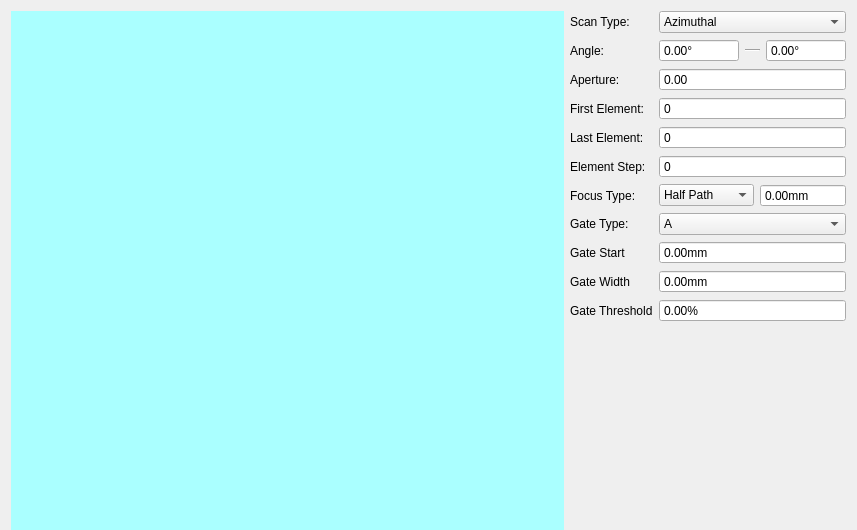
<?xml version="1.0" encoding="UTF-8"?>
<ui version="4.0">
 <class>FocallawWidget</class>
 <widget class="QWidget" name="FocallawWidget">
  <property name="geometry">
   <rect>
    <x>0</x>
    <y>0</y>
    <width>857</width>
    <height>530</height>
   </rect>
  </property>
  <property name="sizePolicy">
   <sizepolicy hsizetype="Preferred" vsizetype="Expanding">
    <horstretch>0</horstretch>
    <verstretch>0</verstretch>
   </sizepolicy>
  </property>
  <property name="windowTitle">
   <string>Form</string>
  </property>
  <layout class="QHBoxLayout" name="horizontalLayout_3" stretch="2,1">
   <property name="bottomMargin">
    <number>0</number>
   </property>
   <item>
    <widget class="QWidget" name="showWidget" native="true">
     <property name="styleSheet">
      <string notr="true">background-color: rgb(170, 255, 255);</string>
     </property>
    </widget>
   </item>
   <item>
    <layout class="QFormLayout" name="formLayout">
     <item row="6" column="0">
      <widget class="QLabel" name="focusTypeLabel">
       <property name="sizePolicy">
        <sizepolicy hsizetype="Expanding" vsizetype="Preferred">
         <horstretch>0</horstretch>
         <verstretch>0</verstretch>
        </sizepolicy>
       </property>
       <property name="text">
        <string>Focus Type:</string>
       </property>
      </widget>
     </item>
     <item row="6" column="1">
      <layout class="QHBoxLayout" name="horizontalLayout">
       <item>
        <widget class="QComboBox" name="focusTypeComboBox">
         <property name="sizePolicy">
          <sizepolicy hsizetype="Expanding" vsizetype="Fixed">
           <horstretch>0</horstretch>
           <verstretch>0</verstretch>
          </sizepolicy>
         </property>
         <item>
          <property name="text">
           <string>Half Path</string>
          </property>
         </item>
         <item>
          <property name="text">
           <string>True Depth</string>
          </property>
         </item>
         <item>
          <property name="text">
           <string>Projection</string>
          </property>
         </item>
         <item>
          <property name="text">
           <string>Focal Plane</string>
          </property>
         </item>
        </widget>
       </item>
       <item>
        <widget class="QDoubleSpinBox" name="foucValueDoubleSpinBox">
         <property name="sizePolicy">
          <sizepolicy hsizetype="Expanding" vsizetype="Fixed">
           <horstretch>0</horstretch>
           <verstretch>0</verstretch>
          </sizepolicy>
         </property>
         <property name="buttonSymbols">
          <enum>QAbstractSpinBox::NoButtons</enum>
         </property>
         <property name="suffix">
          <string>mm</string>
         </property>
        </widget>
       </item>
      </layout>
     </item>
     <item row="0" column="0">
      <widget class="QLabel" name="scanTypeLabel">
       <property name="sizePolicy">
        <sizepolicy hsizetype="Expanding" vsizetype="Preferred">
         <horstretch>0</horstretch>
         <verstretch>0</verstretch>
        </sizepolicy>
       </property>
       <property name="text">
        <string>Scan Type:</string>
       </property>
      </widget>
     </item>
     <item row="0" column="1">
      <widget class="QComboBox" name="scanTypeComboBox">
       <property name="sizePolicy">
        <sizepolicy hsizetype="Expanding" vsizetype="Fixed">
         <horstretch>0</horstretch>
         <verstretch>0</verstretch>
        </sizepolicy>
       </property>
       <item>
        <property name="text">
         <string>Azimuthal</string>
        </property>
       </item>
       <item>
        <property name="text">
         <string>Linear</string>
        </property>
       </item>
       <item>
        <property name="text">
         <string>DDF</string>
        </property>
       </item>
      </widget>
     </item>
     <item row="1" column="0">
      <widget class="QLabel" name="angleLabel">
       <property name="sizePolicy">
        <sizepolicy hsizetype="Expanding" vsizetype="Preferred">
         <horstretch>0</horstretch>
         <verstretch>0</verstretch>
        </sizepolicy>
       </property>
       <property name="text">
        <string>Angle:</string>
       </property>
      </widget>
     </item>
     <item row="1" column="1">
      <layout class="QHBoxLayout" name="angleHorizontalLayout" stretch="5,1,5">
       <item>
        <widget class="QDoubleSpinBox" name="startAngleDoubleSpinBox">
         <property name="sizePolicy">
          <sizepolicy hsizetype="Expanding" vsizetype="Fixed">
           <horstretch>0</horstretch>
           <verstretch>0</verstretch>
          </sizepolicy>
         </property>
         <property name="buttonSymbols">
          <enum>QAbstractSpinBox::NoButtons</enum>
         </property>
         <property name="suffix">
          <string>°</string>
         </property>
         <property name="minimum">
          <double>-90.000000000000000</double>
         </property>
         <property name="maximum">
          <double>90.000000000000000</double>
         </property>
        </widget>
       </item>
       <item>
        <widget class="Line" name="line">
         <property name="sizePolicy">
          <sizepolicy hsizetype="Expanding" vsizetype="Fixed">
           <horstretch>0</horstretch>
           <verstretch>0</verstretch>
          </sizepolicy>
         </property>
         <property name="orientation">
          <enum>Qt::Horizontal</enum>
         </property>
        </widget>
       </item>
       <item>
        <widget class="QDoubleSpinBox" name="endAngleDoubleSpinBox">
         <property name="sizePolicy">
          <sizepolicy hsizetype="Expanding" vsizetype="Fixed">
           <horstretch>0</horstretch>
           <verstretch>0</verstretch>
          </sizepolicy>
         </property>
         <property name="buttonSymbols">
          <enum>QAbstractSpinBox::NoButtons</enum>
         </property>
         <property name="suffix">
          <string>°</string>
         </property>
         <property name="minimum">
          <double>-90.000000000000000</double>
         </property>
         <property name="maximum">
          <double>90.000000000000000</double>
         </property>
        </widget>
       </item>
      </layout>
     </item>
     <item row="2" column="0">
      <widget class="QLabel" name="apertureLabel">
       <property name="sizePolicy">
        <sizepolicy hsizetype="Expanding" vsizetype="Preferred">
         <horstretch>0</horstretch>
         <verstretch>0</verstretch>
        </sizepolicy>
       </property>
       <property name="text">
        <string>Aperture:</string>
       </property>
      </widget>
     </item>
     <item row="2" column="1">
      <widget class="QDoubleSpinBox" name="apertureDoubleSpinBox">
       <property name="sizePolicy">
        <sizepolicy hsizetype="Expanding" vsizetype="Fixed">
         <horstretch>0</horstretch>
         <verstretch>0</verstretch>
        </sizepolicy>
       </property>
       <property name="buttonSymbols">
        <enum>QAbstractSpinBox::NoButtons</enum>
       </property>
       <property name="suffix">
        <string/>
       </property>
      </widget>
     </item>
     <item row="3" column="0">
      <widget class="QLabel" name="firstElementLabel">
       <property name="sizePolicy">
        <sizepolicy hsizetype="Expanding" vsizetype="Preferred">
         <horstretch>0</horstretch>
         <verstretch>0</verstretch>
        </sizepolicy>
       </property>
       <property name="text">
        <string>First Element:</string>
       </property>
      </widget>
     </item>
     <item row="4" column="0">
      <widget class="QLabel" name="lastElementLabel">
       <property name="sizePolicy">
        <sizepolicy hsizetype="Expanding" vsizetype="Preferred">
         <horstretch>0</horstretch>
         <verstretch>0</verstretch>
        </sizepolicy>
       </property>
       <property name="text">
        <string>Last Element:</string>
       </property>
      </widget>
     </item>
     <item row="5" column="0">
      <widget class="QLabel" name="elementStepLabel">
       <property name="sizePolicy">
        <sizepolicy hsizetype="Expanding" vsizetype="Preferred">
         <horstretch>0</horstretch>
         <verstretch>0</verstretch>
        </sizepolicy>
       </property>
       <property name="text">
        <string>Element Step:</string>
       </property>
      </widget>
     </item>
     <item row="3" column="1">
      <widget class="QSpinBox" name="firstElementSpinBox">
       <property name="sizePolicy">
        <sizepolicy hsizetype="Expanding" vsizetype="Fixed">
         <horstretch>0</horstretch>
         <verstretch>0</verstretch>
        </sizepolicy>
       </property>
       <property name="buttonSymbols">
        <enum>QAbstractSpinBox::NoButtons</enum>
       </property>
      </widget>
     </item>
     <item row="4" column="1">
      <widget class="QSpinBox" name="lastElementSpinBox">
       <property name="sizePolicy">
        <sizepolicy hsizetype="Expanding" vsizetype="Fixed">
         <horstretch>0</horstretch>
         <verstretch>0</verstretch>
        </sizepolicy>
       </property>
       <property name="buttonSymbols">
        <enum>QAbstractSpinBox::NoButtons</enum>
       </property>
      </widget>
     </item>
     <item row="5" column="1">
      <widget class="QSpinBox" name="elementStepSpinBox">
       <property name="sizePolicy">
        <sizepolicy hsizetype="Expanding" vsizetype="Fixed">
         <horstretch>0</horstretch>
         <verstretch>0</verstretch>
        </sizepolicy>
       </property>
       <property name="buttonSymbols">
        <enum>QAbstractSpinBox::NoButtons</enum>
       </property>
       <property name="suffix">
        <string/>
       </property>
      </widget>
     </item>
     <item row="7" column="0">
      <widget class="QLabel" name="gateTypeLabel">
       <property name="text">
        <string>Gate Type:</string>
       </property>
      </widget>
     </item>
     <item row="7" column="1">
      <widget class="QComboBox" name="gateTypeComboBox">
       <property name="sizePolicy">
        <sizepolicy hsizetype="Expanding" vsizetype="Fixed">
         <horstretch>0</horstretch>
         <verstretch>0</verstretch>
        </sizepolicy>
       </property>
       <item>
        <property name="text">
         <string>A</string>
        </property>
       </item>
       <item>
        <property name="text">
         <string>B</string>
        </property>
       </item>
       <item>
        <property name="text">
         <string>I</string>
        </property>
       </item>
      </widget>
     </item>
     <item row="8" column="0">
      <widget class="QLabel" name="gateStartLabel">
       <property name="text">
        <string>Gate Start</string>
       </property>
      </widget>
     </item>
     <item row="9" column="0">
      <widget class="QLabel" name="gateWidthLabel">
       <property name="text">
        <string>Gate Width</string>
       </property>
      </widget>
     </item>
     <item row="10" column="0">
      <widget class="QLabel" name="gateThresholdLabel">
       <property name="text">
        <string>Gate Threshold</string>
       </property>
      </widget>
     </item>
     <item row="8" column="1">
      <widget class="QDoubleSpinBox" name="gateStartDoubleSpinBox">
       <property name="sizePolicy">
        <sizepolicy hsizetype="Expanding" vsizetype="Fixed">
         <horstretch>0</horstretch>
         <verstretch>0</verstretch>
        </sizepolicy>
       </property>
       <property name="buttonSymbols">
        <enum>QAbstractSpinBox::NoButtons</enum>
       </property>
       <property name="suffix">
        <string>mm</string>
       </property>
      </widget>
     </item>
     <item row="9" column="1">
      <widget class="QDoubleSpinBox" name="gateWidthDoubleSpinBox">
       <property name="sizePolicy">
        <sizepolicy hsizetype="Expanding" vsizetype="Fixed">
         <horstretch>0</horstretch>
         <verstretch>0</verstretch>
        </sizepolicy>
       </property>
       <property name="buttonSymbols">
        <enum>QAbstractSpinBox::NoButtons</enum>
       </property>
       <property name="suffix">
        <string>mm</string>
       </property>
      </widget>
     </item>
     <item row="10" column="1">
      <widget class="QDoubleSpinBox" name="gateThresholdDoubleSpinBox">
       <property name="sizePolicy">
        <sizepolicy hsizetype="Expanding" vsizetype="Fixed">
         <horstretch>0</horstretch>
         <verstretch>0</verstretch>
        </sizepolicy>
       </property>
       <property name="buttonSymbols">
        <enum>QAbstractSpinBox::NoButtons</enum>
       </property>
       <property name="suffix">
        <string>%</string>
       </property>
       <property name="maximum">
        <double>100.000000000000000</double>
       </property>
      </widget>
     </item>
    </layout>
   </item>
  </layout>
 </widget>
 <resources/>
 <connections/>
</ui>
